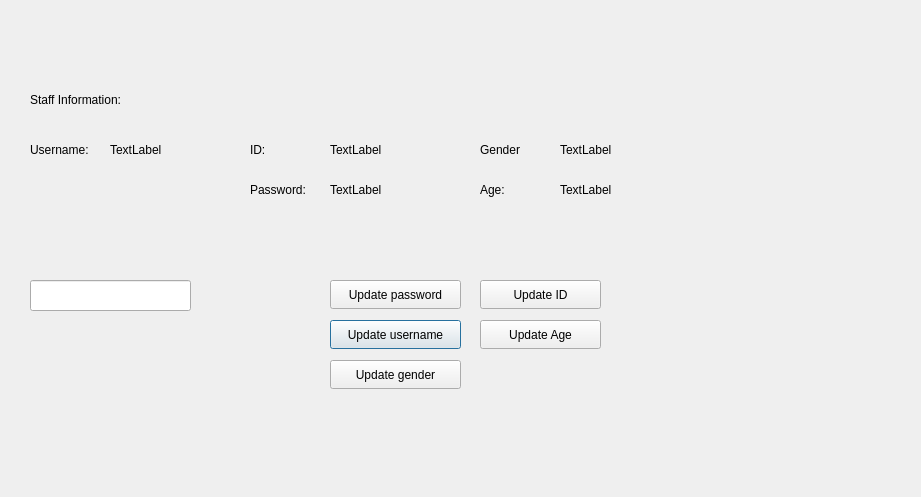
<?xml version="1.0" encoding="UTF-8"?>
<ui version="4.0">
 <class>EditStaffWindow</class>
 <widget class="QDialog" name="EditStaffWindow">
  <property name="geometry">
   <rect>
    <x>0</x>
    <y>0</y>
    <width>921</width>
    <height>497</height>
   </rect>
  </property>
  <property name="windowTitle">
   <string>Dialog</string>
  </property>
  <widget class="QLabel" name="label_11">
   <property name="geometry">
    <rect>
     <x>480</x>
     <y>140</y>
     <width>81</width>
     <height>20</height>
    </rect>
   </property>
   <property name="text">
    <string>Gender</string>
   </property>
  </widget>
  <widget class="QLabel" name="AgeLabel_2">
   <property name="geometry">
    <rect>
     <x>560</x>
     <y>180</y>
     <width>63</width>
     <height>20</height>
    </rect>
   </property>
   <property name="text">
    <string>TextLabel</string>
   </property>
  </widget>
  <widget class="QLabel" name="label_12">
   <property name="geometry">
    <rect>
     <x>480</x>
     <y>180</y>
     <width>63</width>
     <height>20</height>
    </rect>
   </property>
   <property name="text">
    <string>Age:</string>
   </property>
  </widget>
  <widget class="QLabel" name="label_9Name">
   <property name="geometry">
    <rect>
     <x>110</x>
     <y>140</y>
     <width>131</width>
     <height>20</height>
    </rect>
   </property>
   <property name="text">
    <string>TextLabel</string>
   </property>
  </widget>
  <widget class="QLabel" name="label_3">
   <property name="geometry">
    <rect>
     <x>30</x>
     <y>140</y>
     <width>81</width>
     <height>20</height>
    </rect>
   </property>
   <property name="text">
    <string>Username:</string>
   </property>
  </widget>
  <widget class="QLabel" name="label_13Gender">
   <property name="geometry">
    <rect>
     <x>560</x>
     <y>140</y>
     <width>131</width>
     <height>20</height>
    </rect>
   </property>
   <property name="text">
    <string>TextLabel</string>
   </property>
  </widget>
  <widget class="QLabel" name="label_2">
   <property name="geometry">
    <rect>
     <x>30</x>
     <y>90</y>
     <width>161</width>
     <height>20</height>
    </rect>
   </property>
   <property name="text">
    <string>Staff Information:</string>
   </property>
  </widget>
  <widget class="QLineEdit" name="lineEdit">
   <property name="geometry">
    <rect>
     <x>30</x>
     <y>280</y>
     <width>161</width>
     <height>31</height>
    </rect>
   </property>
  </widget>
  <widget class="QPushButton" name="NamepushButton">
   <property name="geometry">
    <rect>
     <x>330</x>
     <y>320</y>
     <width>131</width>
     <height>29</height>
    </rect>
   </property>
   <property name="text">
    <string>Update username</string>
   </property>
  </widget>
  <widget class="QPushButton" name="GenderpushButton_2">
   <property name="geometry">
    <rect>
     <x>330</x>
     <y>360</y>
     <width>131</width>
     <height>29</height>
    </rect>
   </property>
   <property name="text">
    <string>Update gender</string>
   </property>
  </widget>
  <widget class="QPushButton" name="AgepushButton_3">
   <property name="geometry">
    <rect>
     <x>480</x>
     <y>320</y>
     <width>121</width>
     <height>29</height>
    </rect>
   </property>
   <property name="text">
    <string>Update Age</string>
   </property>
  </widget>
  <widget class="QLabel" name="label_13ID2">
   <property name="geometry">
    <rect>
     <x>330</x>
     <y>140</y>
     <width>131</width>
     <height>20</height>
    </rect>
   </property>
   <property name="text">
    <string>TextLabel</string>
   </property>
  </widget>
  <widget class="QLabel" name="label_13">
   <property name="geometry">
    <rect>
     <x>250</x>
     <y>140</y>
     <width>81</width>
     <height>20</height>
    </rect>
   </property>
   <property name="text">
    <string>ID:</string>
   </property>
  </widget>
  <widget class="QPushButton" name="pushButtonID">
   <property name="geometry">
    <rect>
     <x>480</x>
     <y>280</y>
     <width>121</width>
     <height>29</height>
    </rect>
   </property>
   <property name="text">
    <string>Update ID</string>
   </property>
  </widget>
  <widget class="QPushButton" name="pushButtonPass">
   <property name="geometry">
    <rect>
     <x>330</x>
     <y>280</y>
     <width>131</width>
     <height>29</height>
    </rect>
   </property>
   <property name="text">
    <string>Update password</string>
   </property>
  </widget>
  <widget class="QLabel" name="PassLabel">
   <property name="geometry">
    <rect>
     <x>330</x>
     <y>180</y>
     <width>131</width>
     <height>20</height>
    </rect>
   </property>
   <property name="text">
    <string>TextLabel</string>
   </property>
  </widget>
  <widget class="QLabel" name="label_14">
   <property name="geometry">
    <rect>
     <x>250</x>
     <y>180</y>
     <width>81</width>
     <height>20</height>
    </rect>
   </property>
   <property name="text">
    <string>Password:</string>
   </property>
  </widget>
 </widget>
 <resources/>
 <connections/>
</ui>
